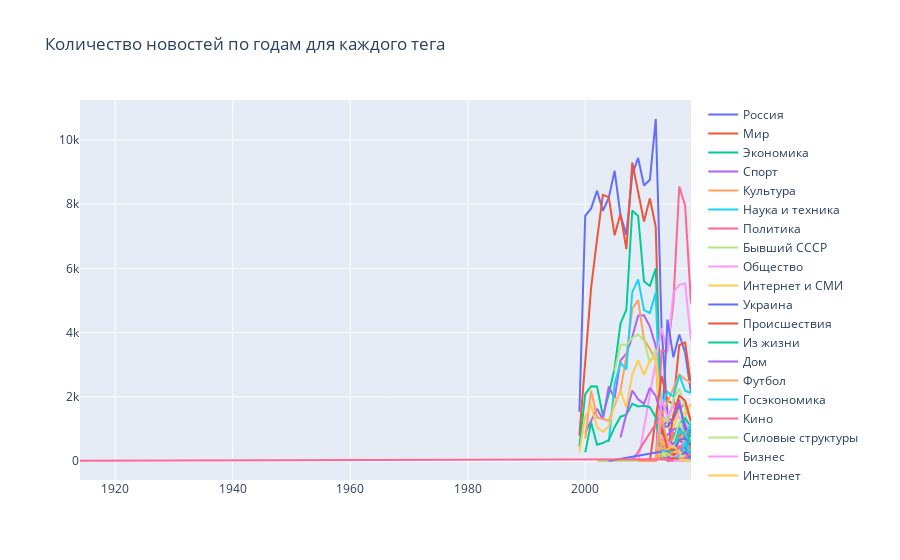

Notebook code cell kept with this figure:
### Markdown cell above
## Количество новостей по годам для каждого тега

### Code cell
import matplotlib.pyplot as plt
import seaborn as sns
import plotly.graph_objects as go



# инструмент подключения через psycopg
connection_pg = ps.connect(database=database,user=username, password=password, host=host, port=port)
cursor_pg = connection_pg.cursor()
cursor_pg.execute('set search_path to news_db')
# connection_pg.commit()
fig = go.Figure()


# выбор количества строк по каждому тегу с распределением по годам из таблицы с новостями
for tag in df_tags.tags:
    cursor_pg.execute(f'''select year, count(id) from news_table 
    where tags = '{tag}'
    group by year''')
    data_pg_2 = cursor_pg.fetchall()
    df_tags_year = pd.DataFrame(data_pg_2, columns=['year','count'])
    fig.add_traces(
    go.Scatter(
        x=df_tags_year['year'],
        y=df_tags_year['count'],
        mode='lines',
        name=tag)
    )
fig.update_layout(title='Количество новостей по годам для каждого тега')
fig.show()

### Figure 1 — Plotly figure (JSON) as saved in the notebook; plotly's stock layout.template omitted (floating-point values rounded to 4 significant figures)
{"data": [{"mode": "lines", "name": "Россия", "type": "scatter", "x": [1999, 2000, 2001, 2002, 2003, 2004, 2005, 2006, 2007, 2008, 2009, 2010, 2011, 2012, 2013, 2014, 2015, 2016, 2017, 2018], "y": [1537, 7632, 7865, 8415, 7792, 8191, 9037, 7654, 7042, 8925, 9438, 8580, 8757, 10650, 4110, 1448, 128, 308, 303, 219]}, {"mode": "lines", "name": "Мир", "type": "scatter", "x": [1999, 2000, 2001, 2002, 2003, 2004, 2005, 2006, 2007, 2008, 2009, 2010, 2011, 2012, 2013, 2014, 2015, 2016, 2017, 2018], "y": [792, 3215, 5398, 6895, 8289, 8218, 7029, 7698, 6596, 9296, 8350, 7457, 8180, 7288, 261, 64, 129, 767, 1107, 218]}, {"mode": "lines", "name": "Экономика", "type": "scatter", "x": [1999, 2000, 2001, 2002, 2003, 2004, 2005, 2006, 2007, 2008, 2009, 2010, 2011, 2012, 2013, 2014, 2015, 2016, 2017, 2018], "y": [451, 2085, 2330, 2323, 1412, 2081, 2889, 4279, 4716, 7800, 7628, 5594, 5451, 5990, 941, 528, 450, 672, 550, 187]}, {"mode": "lines", "name": "Спорт", "type": "scatter", "x": [2000, 2001, 2002, 2003, 2004, 2005, 2006, 2007, 2008, 2009, 2010, 2011, 2012, 2013, 2014, 2015, 2016, 2017, 2018], "y": [881, 1254, 1625, 1295, 2319, 1955, 3135, 3342, 3865, 4523, 4539, 4186, 3578, 987, 1288, 1300, 1913, 785, 446]}, {"mode": "lines", "name": "Культура", "type": "scatter", "x": [2000, 2001, 2002, 2003, 2004, 2005, 2006, 2007, 2008, 2009, 2010, 2011, 2012, 2013, 2014, 2015, 2016, 2017, 2018], "y": [697, 2193, 1355, 1300, 1253, 1732, 2191, 3267, 4733, 5009, 3775, 3489, 3126, 281, 75, 31, 32, 69, 9]}, {"mode": "lines", "name": "Наука и техника", "type": "scatter", "x": [2004, 2005, 2006, 2007, 2008, 2009, 2010, 2011, 2012, 2013, 2014, 2015, 2016, 2017, 2018], "y": [593, 2398, 3062, 2852, 5258, 5653, 4702, 4609, 5244, 123, 10, 8, 4, 11, 10]}, {"mode": "lines", "name": "Политика", "type": "scatter", "x": [2012, 2013, 2014, 2015, 2016, 2017, 2018], "y": [1, 3451, 3416, 4940, 8550, 7954, 4908]}, {"mode": "lines", "name": "Бывший СССР", "type": "scatter", "x": [2005, 2006, 2007, 2008, 2009, 2010, 2011, 2012, 2013, 2014, 2015, 2016, 2017, 2018], "y": [2790, 3618, 3623, 3829, 3946, 3754, 3057, 3490, 1233, 422, 266, 164, 66, 40]}, {"mode": "lines", "name": "Общество", "type": "scatter", "x": [2009, 2013, 2014, 2015, 2016, 2017, 2018], "y": [1, 4140, 3400, 5249, 5487, 5529, 3754]}, {"mode": "lines", "name": "Интернет и СМИ", "type": "scatter", "x": [1999, 2000, 2001, 2002, 2003, 2004, 2005, 2006, 2007, 2008, 2009, 2010, 2011, 2012, 2013, 2014, 2015, 2016, 2017, 2018], "y": [301, 1395, 1733, 1060, 906, 1079, 1811, 2186, 1661, 2697, 3137, 2679, 3126, 3271, 261, 27, 68, 32, 9, 13]}, {"mode": "lines", "name": "Украина", "type": "scatter", "x": [2013, 2014, 2015, 2016, 2017, 2018], "y": [837, 4402, 3228, 3938, 3380, 2149]}, {"mode": "lines", "name": "Происшествия", "type": "scatter", "x": [2011, 2013, 2014, 2015, 2016, 2017, 2018], "y": [1, 2650, 1867, 1787, 3611, 3692, 2364]}, {"mode": "lines", "name": "Из жизни", "type": "scatter", "x": [2000, 2001, 2002, 2003, 2004, 2005, 2006, 2007, 2008, 2009, 2010, 2011, 2012, 2013, 2014, 2015, 2016, 2017, 2018], "y": [271, 1201, 505, 563, 651, 1055, 1381, 1440, 1780, 1697, 1718, 1677, 1352, 50, 93, 50, 6, 5, 10]}, {"mode": "lines", "name": "Дом", "type": "scatter", "x": [2006, 2007, 2008, 2009, 2010, 2011, 2012, 2013, 2014, 2015, 2016, 2017], "y": [734, 1472, 2197, 1922, 1783, 2279, 2029, 1384, 20, 15, 22, 4]}, {"mode": "lines", "name": "Футбол", "type": "scatter", "x": [2013, 2014, 2015, 2016, 2017, 2018], "y": [1403, 1828, 2220, 2692, 2543, 2442]}, {"mode": "lines", "name": "Госэкономика", "type": "scatter", "x": [2013, 2014, 2015, 2016, 2017, 2018], "y": [1741, 2144, 2004, 2680, 2187, 2113]}, {"mode": "lines", "name": "Кино", "type": "scatter", "x": [2008, 2013, 2014, 2015, 2016, 2017, 2018], "y": [1, 1450, 1190, 1858, 1606, 1799, 1205]}, {"mode": "lines", "name": "Силовые структуры", "type": "scatter", "x": [2002, 2006, 2007, 2008, 2009, 2010, 2011, 2012, 2013, 2014, 2015, 2016, 2017, 2018], "y": [1, 3, 4, 1, 2, 3, 9, 8, 1374, 1227, 1902, 2257, 1637, 14]}, {"mode": "lines", "name": "Бизнес", "type": "scatter", "x": [2012, 2013, 2014, 2015, 2016, 2017, 2018], "y": [2, 1921, 1375, 1737, 1339, 1206, 703]}, {"mode": "lines", "name": "Интернет", "type": "scatter", "x": [2013, 2014, 2015, 2016, 2017, 2018], "y": [1068, 1063, 1020, 1569, 1444, 1781]}, {"mode": "lines", "name": "Наука", "type": "scatter", "x": [2013, 2014, 2015, 2016, 2017, 2018], "y": [1072, 1075, 1298, 1753, 1104, 673]}, {"mode": "lines", "name": "Следствие и суд", "type": "scatter", "x": [2014, 2015, 2016, 2017, 2018], "y": [243, 1446, 2031, 1884, 1221]}, {"mode": "lines", "name": "Музыка", "type": "scatter", "x": [2013, 2014, 2015, 2016, 2017, 2018], "y": [922, 621, 722, 1162, 1330, 1066]}, {"mode": "lines", "name": "Люди", "type": "scatter", "x": [2013, 2014, 2015, 2016, 2017, 2018], "y": [648, 827, 983, 1038, 650, 1038]}, {"mode": "lines", "name": "Преступность", "type": "scatter", "x": [2009, 2010, 2012, 2013, 2014, 2015, 2016, 2017, 2018], "y": [1, 1, 1, 1363, 578, 676, 988, 681, 448]}, {"mode": "lines", "name": "Квартира", "type": "scatter", "x": [2014, 2015, 2016, 2017, 2018], "y": [346, 404, 1044, 785, 1180]}, {"mode": "lines", "name": "Космос", "type": "scatter", "x": [2013, 2014, 2015, 2016, 2017, 2018], "y": [339, 423, 889, 773, 614, 584]}, {"mode": "lines", "name": "События", "type": "scatter", "x": [2013, 2014, 2015, 2016, 2017, 2018], "y": [156, 67, 509, 1238, 779, 412]}, {"mode": "lines", "name": "Конфликты", "type": "scatter", "x": [2013, 2014, 2015, 2016, 2017, 2018], "y": [787, 425, 329, 407, 548, 640]}, {"mode": "lines", "name": "ТВ и радио", "type": "scatter", "x": [2012, 2013, 2014, 2015, 2016, 2017, 2018], "y": [1, 487, 312, 367, 626, 671, 564]}, {"mode": "lines", "name": "Coцсети", "type": "scatter", "x": [2013, 2014, 2015, 2016, 2017, 2018], "y": [320, 251, 223, 1002, 729, 399]}, {"mode": "lines", "name": "Летние виды", "type": "scatter", "x": [2013, 2014, 2015, 2016, 2017, 2018], "y": [632, 505, 445, 678, 439, 194]}, {"mode": "lines", "name": "Деловой климат", "type": "scatter", "x": [2014, 2015, 2016, 2017, 2018], "y": [4, 409, 958, 833, 452]}, {"mode": "lines", "name": "Регионы", "type": "scatter", "x": [2014, 2015, 2016, 2017, 2018], "y": [425, 559, 290, 688, 677]}, {"mode": "lines", "name": "Криминал", "type": "scatter", "x": [2014, 2015, 2016, 2017, 2018], "y": [159, 454, 686, 858, 393]}, {"mode": "lines", "name": "Явления", "type": "scatter", "x": [2015, 2016, 2017, 2018], "y": [224, 948, 804, 547]}, {"mode": "lines", "name": "Бокс и ММА", "type": "scatter", "x": [2013, 2014, 2015, 2016, 2017, 2018], "y": [218, 241, 336, 440, 610, 598]}, {"mode": "lines", "name": "Звери", "type": "scatter", "x": [2013, 2014, 2015, 2016, 2017, 2018], "y": [322, 230, 242, 320, 423, 741]}, {"mode": "lines", "name": "Город", "type": "scatter", "x": [2014, 2015, 2016, 2017, 2018], "y": [593, 430, 407, 641, 176]}, {"mode": "lines", "name": "Гаджеты", "type": "scatter", "x": [2013, 2014, 2015, 2016, 2017, 2018], "y": [625, 501, 348, 278, 283, 148]}, {"mode": "lines", "name": "Стиль", "type": "scatter", "x": [2015, 2016, 2017, 2018], "y": [246, 662, 702, 480]}, {"mode": "lines", "name": "Игры", "type": "scatter", "x": [2013, 2014, 2015, 2016, 2017, 2018], "y": [1013, 406, 346, 134, 146, 27]}, {"mode": "lines", "name": "Рынки", "type": "scatter", "x": [2013, 2014, 2015, 2016, 2017, 2018], "y": [400, 332, 296, 339, 184, 461]}, {"mode": "lines", "name": "Пресса", "type": "scatter", "x": [2013, 2014, 2015, 2016, 2017, 2018], "y": [548, 219, 264, 314, 254, 206]}, {"mode": "lines", "name": "Искусство", "type": "scatter", "x": [2012, 2013, 2014, 2015, 2016, 2017, 2018], "y": [1, 566, 298, 241, 281, 302, 106]}, {"mode": "lines", "name": "Зимние виды", "type": "scatter", "x": [2013, 2014, 2015, 2016, 2017, 2018], "y": [87, 60, 64, 241, 579, 646]}, {"mode": "lines", "name": "Полиция и спецслужбы", "type": "scatter", "x": [2014, 2015, 2016, 2017, 2018], "y": [57, 275, 462, 437, 404]}, {"mode": "lines", "name": "Закавказье", "type": "scatter", "x": [2013, 2014, 2015, 2016, 2017, 2018], "y": [401, 242, 174, 291, 96, 238]}, {"mode": "lines", "name": "Деньги", "type": "scatter", "x": [2013, 2014, 2015, 2016, 2017, 2018], "y": [267, 203, 221, 260, 217, 193]}, {"mode": "lines", "name": "Москва", "type": "scatter", "x": [2014, 2015, 2016, 2017, 2018], "y": [363, 476, 293, 140, 40]}, {"mode": "lines", "name": "Прибалтика", "type": "scatter", "x": [2004, 2013, 2014, 2015, 2016, 2017, 2018], "y": [1, 296, 287, 172, 239, 157, 90]}, {"mode": "lines", "name": "Театр", "type": "scatter", "x": [2013, 2014, 2015, 2016, 2017, 2018], "y": [361, 150, 200, 134, 235, 137]}, {"mode": "lines", "name": "Оружие", "type": "scatter", "x": [2014, 2015, 2016, 2017, 2018], "y": [1, 1, 2, 204, 1008]}, {"mode": "lines", "name": "Книги", "type": "scatter", "x": [2013, 2014, 2015, 2016, 2017, 2018], "y": [329, 210, 192, 152, 220, 105]}, {"mode": "lines", "name": "Техника", "type": "scatter", "x": [2012, 2013, 2014, 2015, 2016, 2017, 2018], "y": [1, 208, 215, 225, 243, 154, 162]}, {"mode": "lines", "name": "Средняя Азия", "type": "scatter", "x": [2013, 2014, 2015, 2016, 2017, 2018], "y": [325, 223, 163, 191, 124, 105]}, {"mode": "lines", "name": "Дача", "type": "scatter", "x": [2014, 2015, 2016, 2017, 2018], "y": [122, 140, 433, 194, 195]}, {"mode": "lines", "name": "Белоруссия", "type": "scatter", "x": [2013, 2014, 2015, 2016, 2017, 2018], "y": [222, 146, 109, 143, 144, 152]}, {"mode": "lines", "name": "Хоккей", "type": "scatter", "x": [2016, 2017, 2018], "y": [207, 472, 236]}, {"mode": "lines", "name": "Мировой бизнес", "type": "scatter", "x": [2014, 2015, 2016, 2017], "y": [15, 257, 332, 250]}, {"mode": "lines", "name": "Движение", "type": "scatter", "x": [2014, 2015, 2016, 2017, 2018], "y": [2, 56, 267, 426, 83]}, {"mode": "lines", "name": "Офис", "type": "scatter", "x": [2014, 2015, 2016, 2017, 2018], "y": [123, 216, 208, 118, 118]}, {"mode": "lines", "name": "Внешний вид", "type": "scatter", "x": [2016, 2017, 2018], "y": [155, 293, 279]}, {"mode": "lines", "name": "Достижения", "type": "scatter", "x": [2013, 2014, 2015, 2016, 2017, 2018], "y": [70, 58, 45, 134, 267, 144]}, {"mode": "lines", "name": "Инструменты", "type": "scatter", "x": [2015, 2016, 2017, 2018], "y": [78, 253, 295, 84]}, {"mode": "lines", "name": "Крым", "type": "scatter", "x": [2016, 2017, 2018], "y": [5, 573, 88]}, {"mode": "lines", "name": "Часы", "type": "scatter", "x": [2015, 2016, 2017, 2018], "y": [87, 195, 289, 91]}, {"mode": "lines", "name": "Софт", "type": "scatter", "x": [2013, 2014, 2015, 2016, 2017, 2018], "y": [268, 239, 96, 4, 30, 15]}, {"mode": "lines", "name": "Мнения", "type": "scatter", "x": [2014, 2015, 2016, 2017, 2018], "y": [1, 54, 272, 172, 116]}, {"mode": "lines", "name": "Мемы", "type": "scatter", "x": [2016, 2017, 2018], "y": [305, 122, 50]}, {"mode": "lines", "name": "Вирусные ролики", "type": "scatter", "x": [2016, 2017, 2018], "y": [117, 286, 71]}, {"mode": "lines", "name": "Еда", "type": "scatter", "x": [2013, 2014, 2015, 2016, 2017, 2018], "y": [106, 101, 77, 38, 52, 83]}, {"mode": "lines", "name": "Молдавия", "type": "scatter", "x": [2013, 2014, 2015, 2016, 2017, 2018], "y": [95, 62, 57, 97, 98, 30]}, {"mode": "lines", "name": "Вещи", "type": "scatter", "x": [2013, 2014, 2015, 2016, 2017, 2018], "y": [73, 97, 92, 31, 54, 77]}, {"mode": "lines", "name": "Реклама", "type": "scatter", "x": [2013, 2014, 2015, 2016, 2017, 2018], "y": [92, 34, 35, 35, 129, 64]}, {"mode": "lines", "name": "История", "type": "scatter", "x": [2015, 2016, 2017, 2018], "y": [2, 190, 53, 102]}, {"mode": "lines", "name": "Жизнь", "type": "scatter", "x": [2017, 2018], "y": [117, 216]}, {"mode": "lines", "name": "Автобизнес", "type": "scatter", "x": [2016, 2017], "y": [205, 105]}, {"mode": "lines", "name": "Ценности", "type": "scatter", "x": [2014, 2015, 2016, 2017, 2018], "y": [1, 13, 87, 83, 5]}, {"mode": "lines", "name": "69-я параллель", "type": "scatter", "x": [2016, 2017, 2018], "y": [173, 4, 4]}, {"mode": "lines", "name": "Киберпреступность", "type": "scatter", "x": [2017, 2018], "y": [23, 146]}, {"mode": "lines", "name": "Финансы компаний", "type": "scatter", "x": [2014, 2015, 2016, 2017], "y": [4, 79, 49, 23]}, {"mode": "lines", "name": "Преступная Россия", "type": "scatter", "x": [2017, 2018], "y": [36, 108]}, {"mode": "lines", "name": "Авто", "type": "scatter", "x": [2016, 2017, 2018], "y": [5, 93, 43]}, {"mode": "lines", "name": "Туризм", "type": "scatter", "x": [2016, 2017, 2018], "y": [25, 53, 7]}, {"mode": "lines", "name": "Социальная сфера", "type": "scatter", "x": [2017, 2018], "y": [19, 51]}, {"mode": "lines", "name": "Первая мировая", "type": "scatter", "x": [1914, 2014, 2015], "y": [5, 54, 6]}, {"mode": "lines", "name": "Путешествия", "type": "scatter", "x": [2015, 2016, 2017, 2018], "y": [8, 26, 22, 6]}, {"mode": "lines", "name": "Вкусы", "type": "scatter", "x": [2015, 2016, 2017, 2018], "y": [1, 10, 9, 34]}, {"mode": "lines", "name": "Экология", "type": "scatter", "x": [2016, 2017, 2018], "y": [21, 30, 2]}], "layout": {"title": {"text": "Количество новостей по годам для каждого тега"}}}
